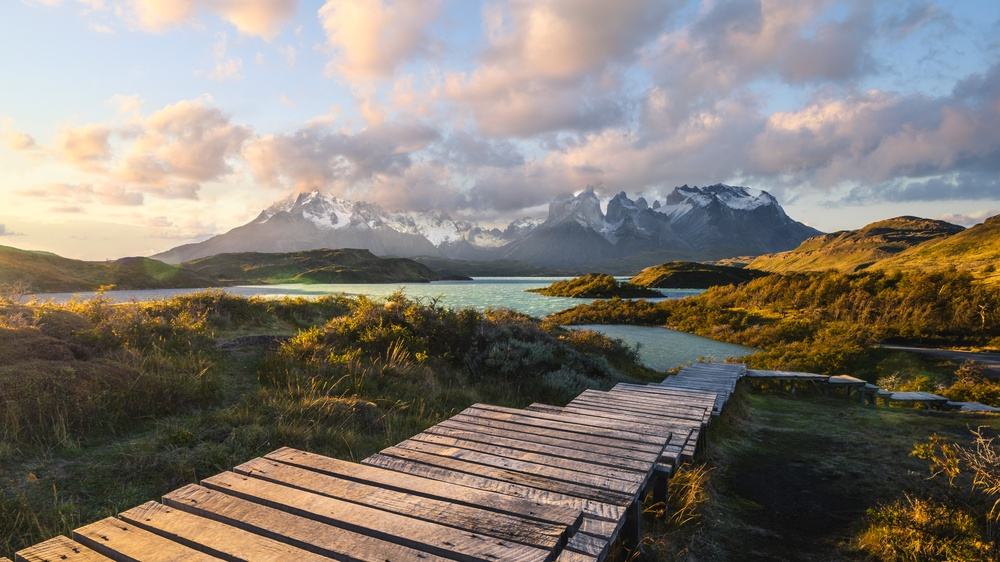
#> input picture SESI 3/pemandangan.jpg, 1000 x 562 px, shrunk from 3840 x 2160 before the run, found by its file name
$ python rotation.py
#> lines starting #> are read from the running program, lines starting #| are printed output that depends on the picture
import cv2
import matplotlib.pyplot as plt

# Membaca gambar (Pastikan file pemandangan.jpg berada di direktori yang sama)
img = cv2.imread("pemandangan.jpg")
#> img is the input picture: shape (562, 1000, 3); mean B, G, R 114.5, 123.4, 131
img = cv2.cvtColor(img, cv2.COLOR_BGR2RGB)

tinggi, lebar = img.shape[:2]
#> tinggi = 562; lebar = 1000

# Menentukan titik pusat gambar
pusat = (lebar // 2, tinggi // 2)
#> pusat = (500, 281)

# 1. Rotasi 45 derajat
M_45 = cv2.getRotationMatrix2D(pusat, 45, 1.0)
hasil_45 = cv2.warpAffine(img, M_45, (lebar, tinggi))
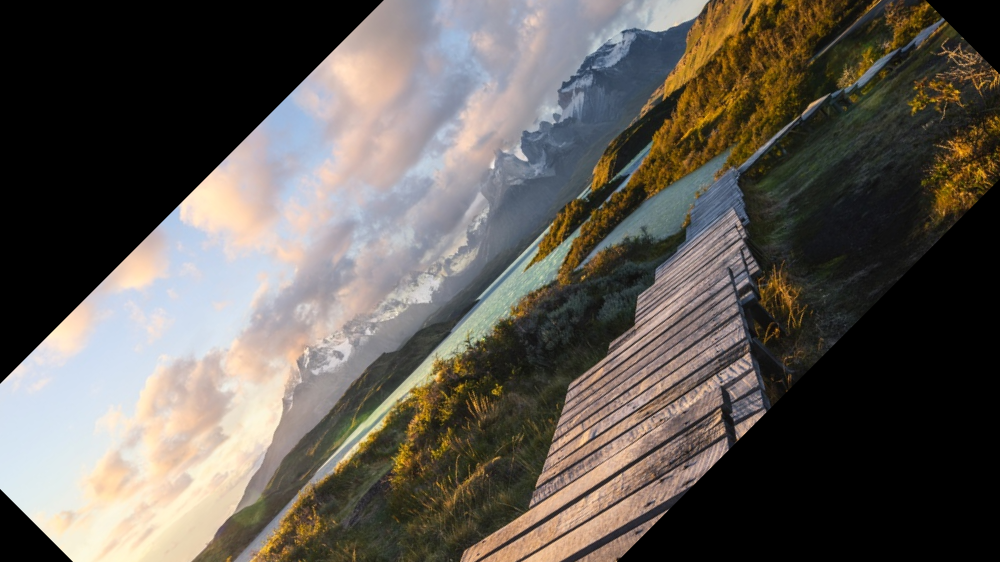
#> hasil_45: shape (562, 1000, 3); mean R, G, B 97, 91.4, 84.8

# 2. Rotasi 90 derajat
M_90 = cv2.getRotationMatrix2D(pusat, 90, 1.0)
hasil_90 = cv2.warpAffine(img, M_90, (lebar, tinggi))
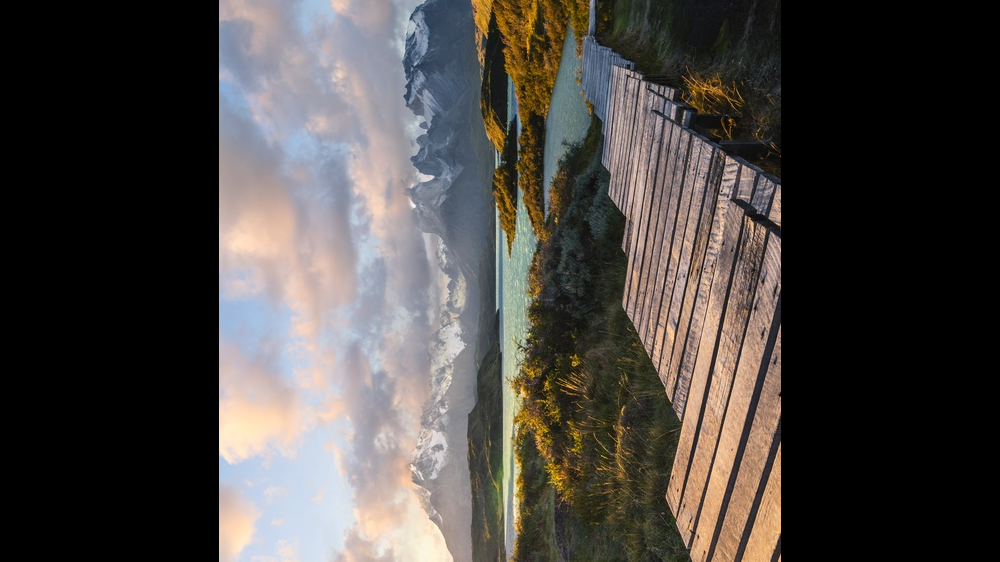
#> hasil_90: shape (562, 1000, 3); mean R, G, B 74.9, 70.6, 67.4

# 3. Rotasi 180 derajat
M_180 = cv2.getRotationMatrix2D(pusat, 180, 1.0)
hasil_180 = cv2.warpAffine(img, M_180, (lebar, tinggi))
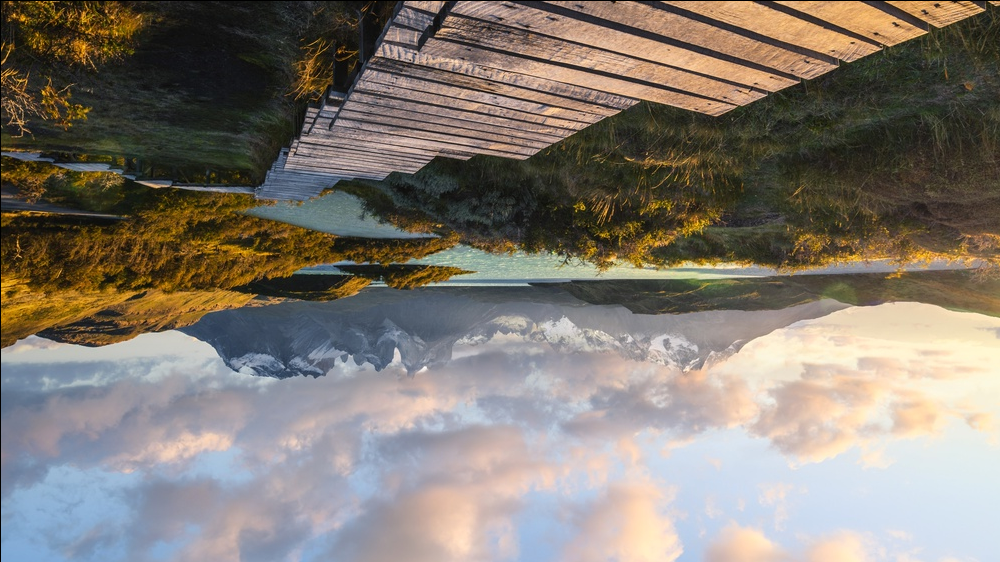
#> hasil_180: shape (562, 1000, 3); mean R, G, B 130.5, 122.9, 114


# Menampilkan hasil dalam grid 2x2 menggunakan Matplotlib
plt.figure(figsize=(12, 10))

# Citra Asli
plt.subplot(2, 2, 1)
plt.imshow(img)
plt.title("Citra Asli")
plt.axis("off")

# Rotasi 45°
plt.subplot(2, 2, 2)
plt.imshow(hasil_45)
plt.title("Rotasi 45 Derajat")
plt.axis("off")

# Rotasi 90°
plt.subplot(2, 2, 3)
plt.imshow(hasil_90)
plt.title("Rotasi 90 Derajat")
plt.axis("off")

# Rotasi 180°
plt.subplot(2, 2, 4)
plt.imshow(hasil_180)
plt.title("Rotasi 180 Derajat")
plt.axis("off")

plt.tight_layout()
plt.show()
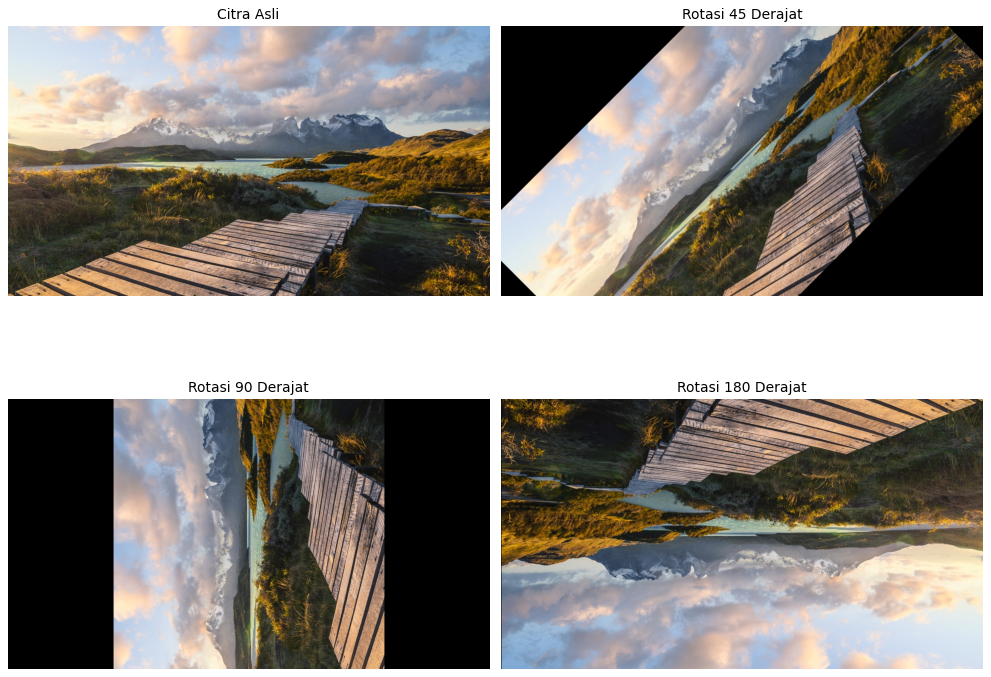
#> figure drawn by matplotlib, 4 panels
